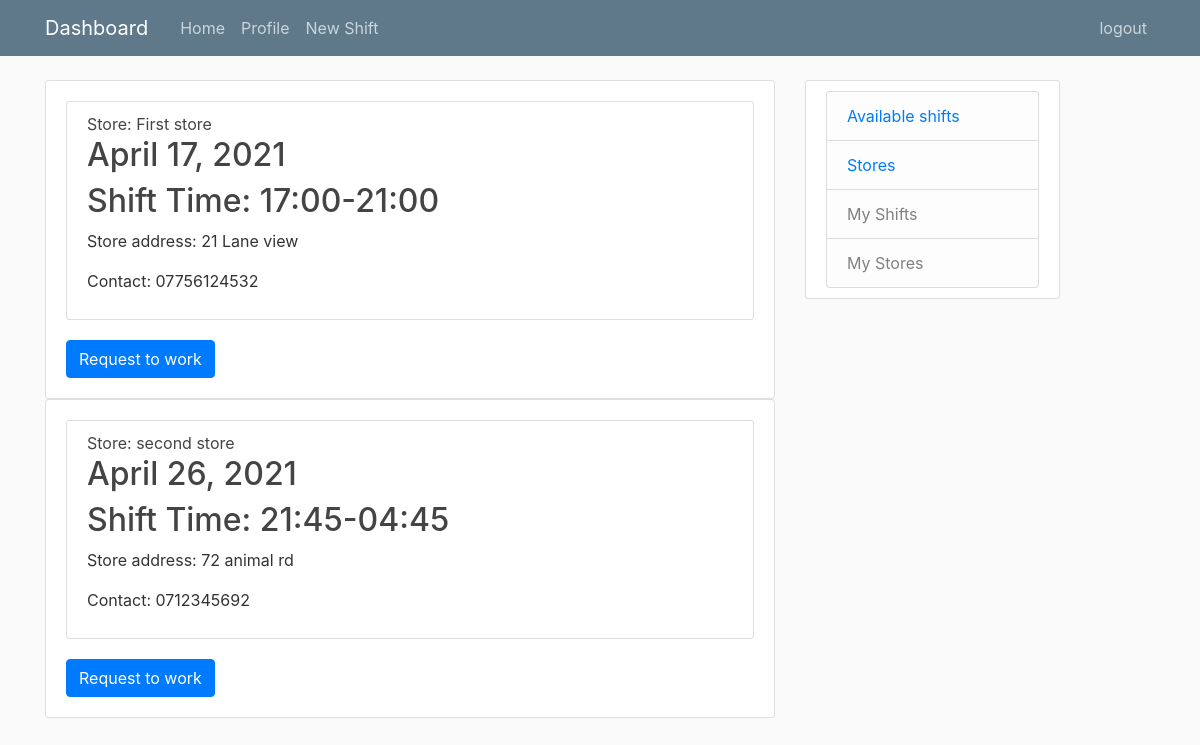
The app's page / (signed in), older data.
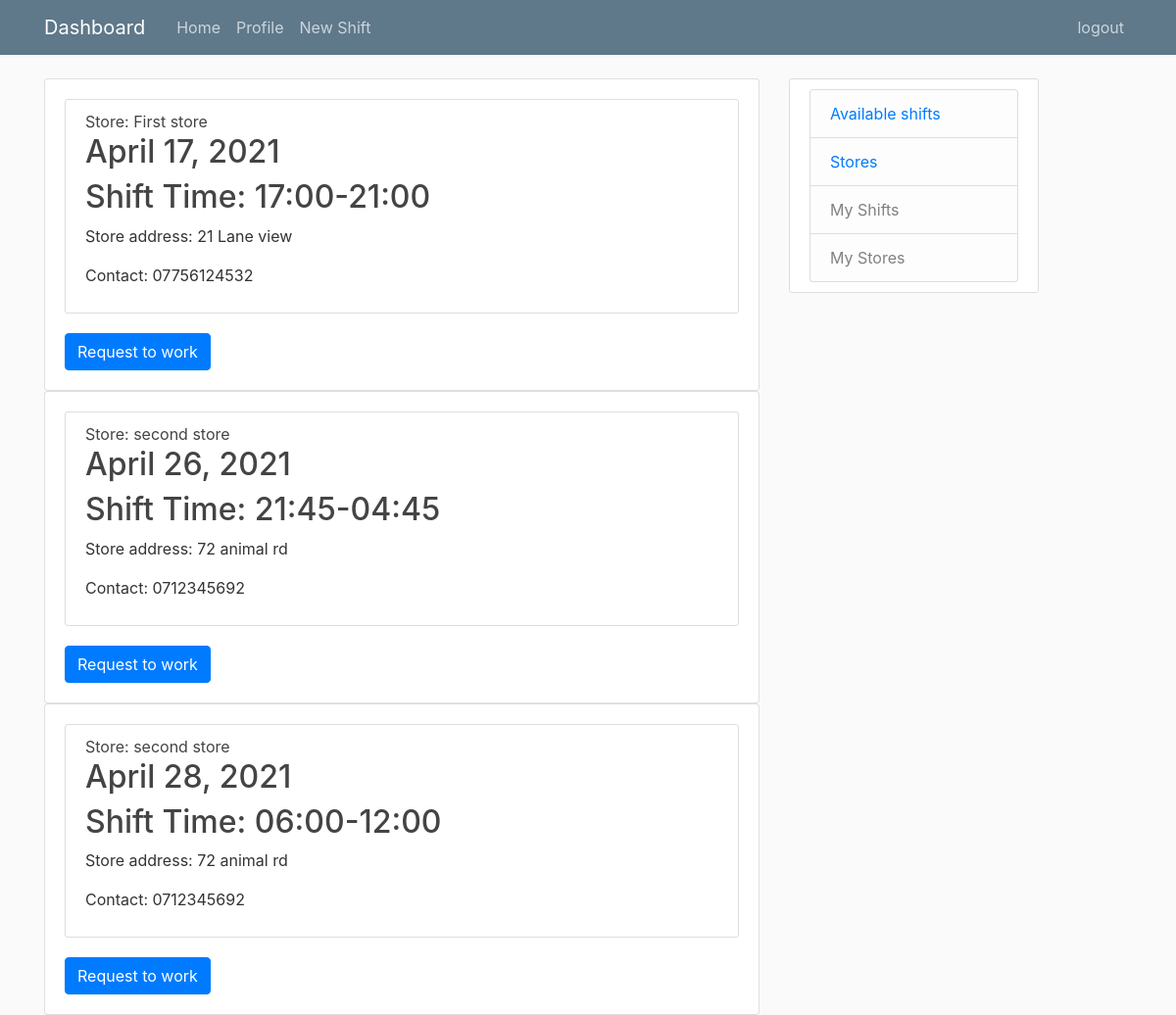
The same page, newer data.
### dashboard/models.py (models this page shows, shortened)
class avlShifts(models.Model):
    shift_ID = models.AutoField(primary_key=True)
    shift_Time = models.CharField (max_length=11)
    shift_Date = models.DateField (null=False, blank=False)
    store_Number = models.ForeignKey(stores,blank=True, on_delete=models.CASCADE)

class stores(models.Model):
    store_Number = models.CharField(primary_key=True,blank=True, max_length=10)
    store_Name = models.CharField(max_length=30)
    store_address = models.CharField(max_length=30)
    store_Contact = PhoneField(blank=False, help_text='Contact number for store')
    def __str__(self):
        return self.store_Name

### dashboard/views.py (the view)
# urls.py: path('', views.home, name='dashboard-home'),
@login_required
def home(request):
    context = {
        'Shifts' : avlShifts.objects.all()
    }
    return render(request, 'dashboard/home.html', context)

### dashboard/templates/dashboard/home.html
{% extends "dashboard/base.html" %}
  {% block content%}
     {% for avlShifts in Shifts %}
      <div class="card" >
       <div class="card-body">
        <article class="media content-section">
          <div class="media-body">
           <div class="article-title">
             <a class="article-title" >Store: {{ avlShifts.store_Number }}</a>
           </div>
           <h2><a class="article-content">{{avlShifts.shift_Date }} </a></h2>
           <h2><a class="article-content">Shift Time: {{ avlShifts.shift_Time }} </a></h2>
           <p class="article-content">Store address: {{ avlShifts.store_Number.store_address}}</p>
           <p class=" article-content">Contact: {{avlShifts.store_Number.store_Contact}}
          </div>
        </article>
        <a href="#" class="btn btn-primary">Request to work</a>
       </div>
      </div>
        {% endfor %}
  {% endblock content%}

### dashboard/templates/dashboard/base.html (shortened to what this page needs)
{% load static %}
<!DOCTYPE html>
<html>
    <head>
    <link rel="stylesheet" href="https://maxcdn.bootstrapcdn.com/bootstrap/4.0.0/css/bootstrap.min.css">
    <link rel="stylesheet" type="text/css"  href="{% static 'dashboard/main.css' %}">
    </head>
    <body>
        <header class="site-header">
    <nav class="navbar navbar-expand-md navbar-dark bg-steel fixed-top">
     <div class="container">
        <a class="navbar-brand mr-4" href="/">Dashboard</a>
        <div class="collapse navbar-collapse" id="navbarToggle">
            <div class="navbar-nav mr-auto">
            {% if user.is_authenticated %}
             <a class="nav-item nav-link" href="{% url 'dashboard-home' %}">Home</a>
             <a class="nav-item nav-link" href="{% url 'profile' %}">Profile</a>
             <a class="nav-item nav-link" href="{% url 'dashboard-newShift' %}">New Shift</a>
            {% endif %}
            </div>
            <div class="navbar-nav">
            {% if user.is_authenticated %}
            <a class="nav-item nav-link" href="{% url 'logout' %}">logout</a>
            {% else %}
             <a class="nav-item nav-link" href="{% url 'login' %}">Login</a>
             <a class="nav-item nav-link" href="{% url 'register' %}">Register</a>
            {% endif %}
            </div>
        </div>
     </div>
    </nav>
    </header>
<main role="main" class="container">
    <div class="row">
        <div class="col-md-8">
         {% block content %}{% endblock %}
        </div>
        <div class="col-md-3" >
        {% if user.is_authenticated %}
            <div class="content-section" >
             <ul class="list-group">
                <li class="list-group-item list-group-item-light"><a href="{% url 'dashboard-home' %}">Available shifts</a></li>
                <li class="list-group-item list-group-item-light"><a href="{% url 'dashboard-stores' %}">Stores</a></li>
                <li class="list-group-item list-group-item-light">My Shifts</li>
                <li class="list-group-item list-group-item-light">My Stores</li>
             </ul>
         {% endif %}
            </div>
        </div>
    </div>
</main>
    </body>
</html>

### dashboard/static/dashboard/main.css (style rules this page uses)
body { background: #fafafa; color: #333333; margin-top: 5rem; }
h1, h2, h3, h4, h5, h6 { color: #444444; }
ul { margin: 0; }
.bg-steel { background-color: #5f788a; }
.site-header .navbar-nav .nav-link { color: #cbd5db; }
.content-section { background: #ffffff; padding: 10px 20px; border: 1px solid #dddddd; border-radius: 3px; margin-bottom: 20px; }
.article-title { color: #444444; }
.article-content { white-space: pre-line; }

Row changes from the older to the newer data that the page shows:
added avlShifts: store_Number "second store", shift_Date "April 28, 2021", shift_Time "06:00-12:00", store_Number.store_address "72 animal rd", store_Number.store_Contact "0712345692"
